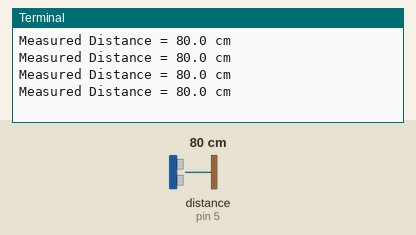
Recording of a program running on a simulated Raspberry Pi (header pin numbers). On the bench: the last lines printed to the terminal. Inputs (shaded band) come from the test bench; at power-on: distance to the obstacle (sensor on pin 5) 80 cm. The echo pulse lasts 58.3 µs per cm; the clock reads 2024-03-15 10:24:30 at power-on unless the program sets it.

Above: at 1.2 s.
1.3 s: distance to the obstacle (sensor on pin 5) set to 2 cm
At 1.82 s:
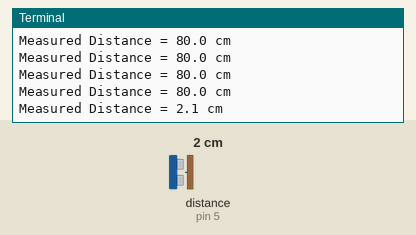
2.8 s: distance to the obstacle (sensor on pin 5) set to 4 cm
At 3.08 s:
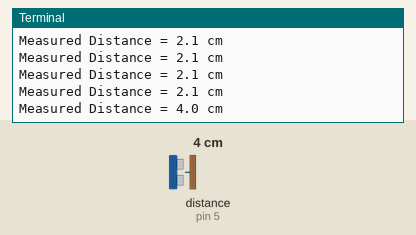
Timing chart, 0 to 5.8 s (numbered marks = the images above; inputs shaded):
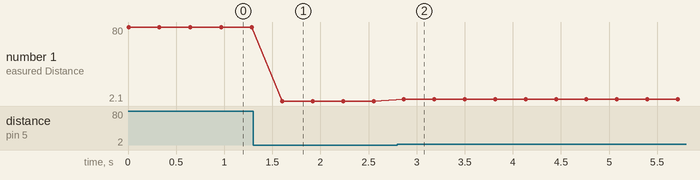

Measured:
- after the input at 1.3 s, the terminal: prints a new line after 0.30 s (image 1)
- after the input at 2.8 s, the terminal: prints a new line after 0.07 s (image 2)
- plotted number 1: 80 → 2.1 after the input at 1.3 s, 2.1 → 4 after the input at 2.8 s

The program:

ultrasonic.py
```python
#Libraries
import RPi.GPIO as GPIO
import time
import os

#GPIO Mode (BOARD / BCM)
GPIO.setmode(GPIO.BOARD)

#GPIO disable warnning!
GPIO.setwarnings(False)

#set GPIO Pins
GPIO_TRIGGER = 7
GPIO_ECHO = 5

#set GPIO direction (IN / OUT)
GPIO.setup(GPIO_TRIGGER, GPIO.OUT)
GPIO.setup(GPIO_ECHO, GPIO.IN)

def distance():
    # set Trigger to HIGH
    GPIO.output(GPIO_TRIGGER, True)

    # set Trigger after 0.01ms to LOW
    time.sleep(0.00001)
    GPIO.output(GPIO_TRIGGER, False)

    StartTime = time.time()
    StopTime = time.time()

    # save StartTime
    while GPIO.input(GPIO_ECHO) == 0:
        StartTime = time.time()

    # save time of arrival
    while GPIO.input(GPIO_ECHO) == 1:
        StopTime = time.time()

    # time difference between start and arrival
    TimeElapsed = StopTime - StartTime
    # multiply with the sonic speed (34300 cm/s)
    # and divide by 2, because there and back
    distance = (TimeElapsed * 34300) / 2

    return distance

def turnOn():
    os.system("curl http://192.168.0.101:8888/ledon?target=red")

def turnOff():
    os.system("curl http://192.168.0.101:8888/ledoff?target=red")

if __name__ == '__main__':
    try:
        while True:
            dist = distance()
            print ("Measured Distance = %.1f cm" % dist)
            if dist < 10.0:
                turnOn()
            else:
                turnOff()

            time.sleep(0.0001)

        # Reset by pressing CTRL + C
    except KeyboardInterrupt:
        print("Measurement stopped by User")
        GPIO.cleanup()
        os.system("curl http://192.168.0.101:8888/ledalloff")
```
